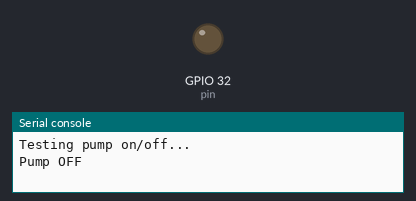
A program run on a simulated ESP32 board running MicroPython. On the bench: output pins drawn as LEDs (lit = HIGH), the last lines printed to the serial console. At 4.0 s the program stops and its outputs stay as they are.

Above: at 0.1 s.
At 2.1 s:
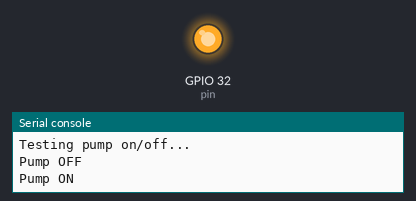
Timing chart, 0 to 5.5 s (numbered marks = the images above):
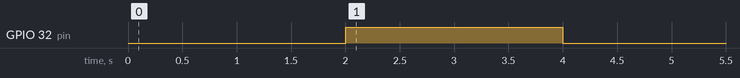

The program:

pump.py
```python
from machine import Pin, PWM


class Pump:
    """
    Single-pin control for diaphragm pump via L9110S driver.

    Wiring:
    - L9110S A1 pin -> ESP32 GPIO 33
    - L9110S A2 pin -> GND (tied to ground)
    - L9110S VCC -> 12V supply
    - L9110S GND -> 12V GND and ESP32 GND (common ground)
    """

    def __init__(self, pin=32, use_pwm=False, freq=1000):
        """
        Initialize pump controller on given pin.

        Args:
            pin: GPIO pin number
            use_pwm: False for simple on/off, True for PWM speed control
            freq: PWM frequency (only used if use_pwm=True)
        """
        self.pin = pin
        self.use_pwm = use_pwm

        if use_pwm:
            self.pwm = PWM(Pin(pin), freq=freq)
        else:
            self.digital = Pin(pin, Pin.OUT, value=0)

    def on(self):
        """Turn pump on at full speed."""
        if self.use_pwm:
            self.set_speed(100)
        else:
            self.digital.value(1)
            print("Pump ON")

    def off(self):
        """Turn pump off."""
        if self.use_pwm:
            self.set_speed(0)
        else:
            self.digital.value(0)
            print("Pump OFF")

    # def set_speed(self, speed_percent):
    #     """
    #     Set pump speed as percentage (0-100). Only works if use_pwm=True.

    #     Args:
    #         speed_percent: 0 (off) to 100 (full speed)
    #     """
    #     if not self.use_pwm:
    #         print("Speed control requires use_pwm=True")
    #         return

    # # Clamp to valid range
    # speed_percent = max(0, min(100, speed_percent))

    # # Convert percentage to 16-bit duty cycle
    # duty = int(65535 * (speed_percent / 100))
    # self.pwm.duty_u16(duty)

    # print(f"Pump speed: {speed_percent}%")

    def stop(self):
        """Stop the pump."""
        self.off()

    def deinit(self):
        """Clean up."""
        if self.use_pwm:
            self.pwm.deinit()


# Example usage - simple on/off test
if __name__ == "__main__":
    import time

    # Simple on/off test (no PWM)
    pump = Pump(pin=32, use_pwm=False)

    try:
        print("Testing pump on/off...")

        pump.off()
        time.sleep(2)

        pump.on()
        time.sleep(2)

        pump.off()

        print("Test complete")

    finally:
        pump.deinit()
```

Measured:
- by itself, GPIO 32 (pin): LOW → HIGH at 2.0 s, → LOW 2.0 s later
